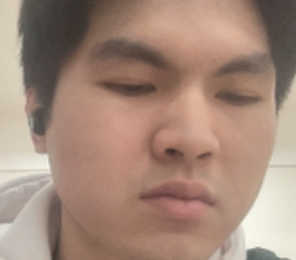
#> input picture object.png, 296 x 260 px, found by its file name
$ jupyter execute 'Multiple Object Detection.ipynb'   (shell and % lines are left out)
#> lines starting #> are read from the running program, lines starting #| are printed output that depends on the picture
# NMS

[cell 1]
import numpy as np
def non_max_suppression_slow(boxes, overlapThresh):
	if len(boxes) == 0:
		return []
	pick = []
  # Tìm tọa độ của điểm trên cùng bên trái và điểm dưới cùng bên phải  của từng box
	x1 = boxes[:,0]
	y1 = boxes[:,1]
	x2 = boxes[:,0]+boxes[:,2]
	y2 = boxes[:,1]+boxes[:,3]
  # Tìm diện tích của  box
	area = (x2 - x1 ) * (y2 - y1 )
 # Để lấy các chỉ mục của tọa độ đã sắp xếp của tọa độ y dưới cùng bên phải của các hộp giới hạn.
	idxs = np.argsort(y2)
 #Returns the indices that would sort an array.
	while len(idxs) > 0:
    # lấy box để xét
		last = len(idxs) - 1
		i = idxs[last]
    # cho box vào tập keep
		pick.append(i)
  #  loại  box ra khoỉ tập P
		suppress = [last]
		for pos in range(0, last):
			j = idxs[pos]
      # Tìm tọa đọ của vùng giao nhau (Intersection)
			xx1 = max(x1[i], x1[j])
			yy1 = max(y1[i], y1[j])
			xx2 = min(x2[i], x2[j])
			yy2 = min(y2[i], y2[j])
      # Tìm tọa đọ của vùng giao nhau (Intersection)
			w = max(0, xx2 - xx1 )
			h = max(0, yy2 - yy1 )
			# Tinhs iou
			overlap = float(w * h) / area[j]
			# Nếu có box nào trong P có IOU với box S đang xét mà lớn hơn ngưỡng thresh_iou thì loại bỏ box đó ra khỏi P
			if overlap > overlapThresh:
				suppress.append(pos)
		idxs = np.delete(idxs, suppress)
	return boxes[pick]

[cell 2]
import cv2
ref_img = cv2.imread('object.png')
#> ref_img is the input picture: shape (260, 296, 3); mean B, G, R 122, 136.6, 164.1
ref_img.shape[0:2]
#> Out = (260, 296)

[cell 3]
tar_img = cv2.imread('gốc.png')
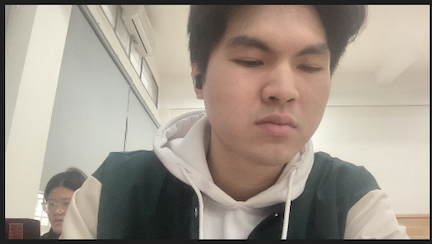
#> input picture Image for test/gốc.png, 432 x 244 px, found by its file name
#> tar_img is the input picture: shape (244, 432, 3); mean B, G, R 139.7, 151.2, 161
tar_img.shape[1]
#> Out = 432

# THực hiện Sliding Windows and Homography

[cell 4]
import cv2
import numpy as np
import time
# Load the two images
ref_img = cv2.imread('object.png')
tar_img = cv2.imread('gốc.png')
import imutils
#pyramid image
def pyramid(image, scale=244/260, minSize=(30, 30)):
	yield image
	while True:
		# resize ảnh
		w = int(image.shape[1] / scale)
		image = imutils.resize(image, width=w)
		if image.shape[0] < minSize[1] or image.shape[1] < minSize[0]:
			break
		yield image

def sliding_window(image, stepSize, windowSize):
	for y in range(0, image.shape[0], stepSize):
		for x in range(0, image.shape[1], stepSize):
			yield (x, y, image[y:y + windowSize[1], x:x + windowSize[0]])
(winW, winH) = (260, 296)
l = [ ]
i = 0
for resized in pyramid(tar_img, scale=244/260):
  i += 1
  if i == 10:
    break
  # loop over the sliding window for each layer of the pyramid
  for (x, y, window) in sliding_window(resized, stepSize=20, windowSize=(winW, winH)):
    # if the window does not meet our desired window size, ignore it
    if window.shape[0] != winH or window.shape[1] != winW:
      continue

    sift = cv2.xfeatures2d.SIFT_create()

    keypoints_ref, descriptors_ref = sift.detectAndCompute(ref_img, None)
    keypoints_tar, descriptors_tar = sift.detectAndCompute(window, None)
    # Match the keypoints between the two images
    try:
      bf = cv2.BFMatcher()
      matches = bf.knnMatch(descriptors_ref, descriptors_tar, k=2)

      # Calculate the homography matrix
      good = []
      try:
        for m, n in matches:
            if m.distance < 0.9 * n.distance:
                good.append(m)
      # Không tìm thấy đối tượng
      except ValueError:
        pass
      if len(good) > 37:
          src_pts = np.float32([keypoints_ref[m.queryIdx].pt for m in good]).reshape(-1, 1, 2)
          dst_pts = np.float32([keypoints_tar[m.trainIdx].pt for m in good]).reshape(-1, 1, 2)
          M, mask = cv2.findHomography(src_pts, dst_pts, cv2.RANSAC, 5.0)
          # Lấy các điểm 4 góc
          h, w = ref_img.shape[0],ref_img.shape[1]
          pts = np.float32([[0, 0], [0, h-1], [w-1, h-1], [w-1, 0]]).reshape(-1, 1, 2)
          # Thực hiện Biến đổi phối cảnh
          dst = cv2.perspectiveTransform(pts, M)
          # Vẽ bounding box
          l.append(dst)
      else:
          pass
    # Nếu không tìm thấy matches thì bỏ qua
    except Exception as e:
        # Handle the error here
        pass
#> this loop made 10 passes
#> after the loop, i = 10; l = [[[-5.16, 1.1], [-4.37, 222.1], [249.2, 221.4], [250.3, 0.331]], [[-24.1, -15.81], [-23.39, 201.9], [230.3, 201.5], [230.7, -20.53]]]

# Lấy ra các box có good matches

[cell 5]
# Get the first and third value of the array

def get_first_and_third_values(l):
    arr = np.int32(l)
#> arr = [[-5, 1], [-4, 222], [249, 221], [250, 0]]
    return [arr[0][0][0], arr[0][0][1],arr[2][0][0], arr[2][0][1]]

[cell 6]
k =get_first_and_third_values(l[0])
#> k = [-5, 1, 249, 221]
k
#> Out = [-5, 1, 249, 221]

[cell 7]
k
#> Out = [-5, 1, 249, 221]

[cell 8]
import matplotlib.pyplot as plt
for i in l:
  plt.imshow(cv2.polylines(cv2.imread('gốc.png'), [np.int32(i)], True, (255, 0, 0), 3))
  plt.show()
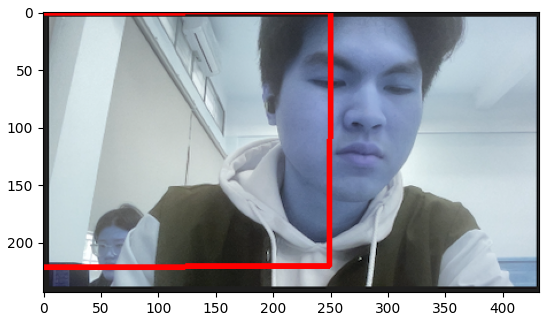
#> figure drawn by matplotlib, 1 panel; B, G, R data is drawn as R, G, B

[cell 9]
box = []
for i in l:
    box.append(get_first_and_third_values(i))
#> this loop made 2 passes
#> arr in get_first_and_third_values on passes 1 to 2: [[-5, 1], [-4, 222], [249, 221], [250, 0]], [[-24, -15], [-23, 201], [230, 201], [230, -20]]
#> after the loop, box = [[-5, 1, 249, 221], [-24, -15, 230, 201]]
box = np.array(box)
box
#> Out = [[-5, 1, 249, 221], [-24, -15, 230, 201]]

[cell 10]
detections = non_max_suppression_slow(np.array(box), 0)
#> in non_max_suppression_slow, `x1 = boxes[:,0]`: x1 = [-5, -24]
#> in non_max_suppression_slow, `y1 = boxes[:,1]`: y1 = [1, -15]
#> in non_max_suppression_slow, `x2 = boxes[:,0]+boxes[:,2]`: x2 = [244, 206]
#> in non_max_suppression_slow, `y2 = boxes[:,1]+boxes[:,3]`: y2 = [222, 186]
#> in non_max_suppression_slow, `area = (x2 - x1 ) * (y2 - y1 )`: area = [55029, 46230]
#> in non_max_suppression_slow, `idxs = np.argsort(y2)`: idxs = [1, 0]
#> the loop in non_max_suppression_slow, `while len(idxs) > 0:` made 1 pass
#> (last, i) on pass 1: (1, 0)
#> after the loop in non_max_suppression_slow, `while len(idxs) > 0:`: idxs = empty array; pick = [0]
#> detections = [[-5, 1, 249, 221]]
detections
#> Out = [[-5, 1, 249, 221]]

# Print Kết Quả

[cell 11]
# Display the results
for (x_tl, y_tl,  w, h) in detections:
    plt.imshow(cv2.rectangle(cv2.imread('gốc.png'), (x_tl, y_tl), (w,h), (0, 0, 255)))
    plt.show()
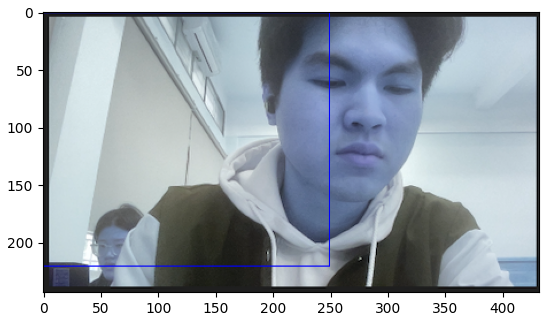
#> figure drawn by matplotlib, 1 panel; B, G, R data is drawn as R, G, B
